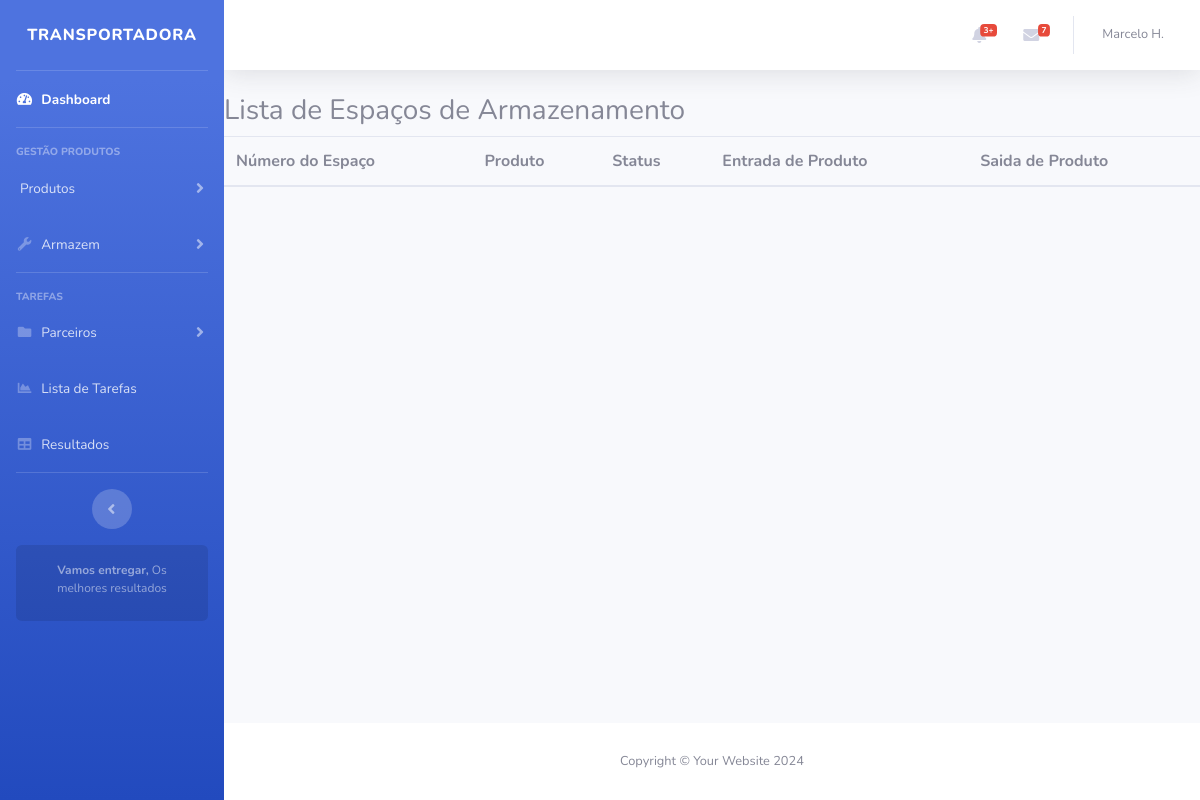
Before: /armazenamento/espaco with the older database file.
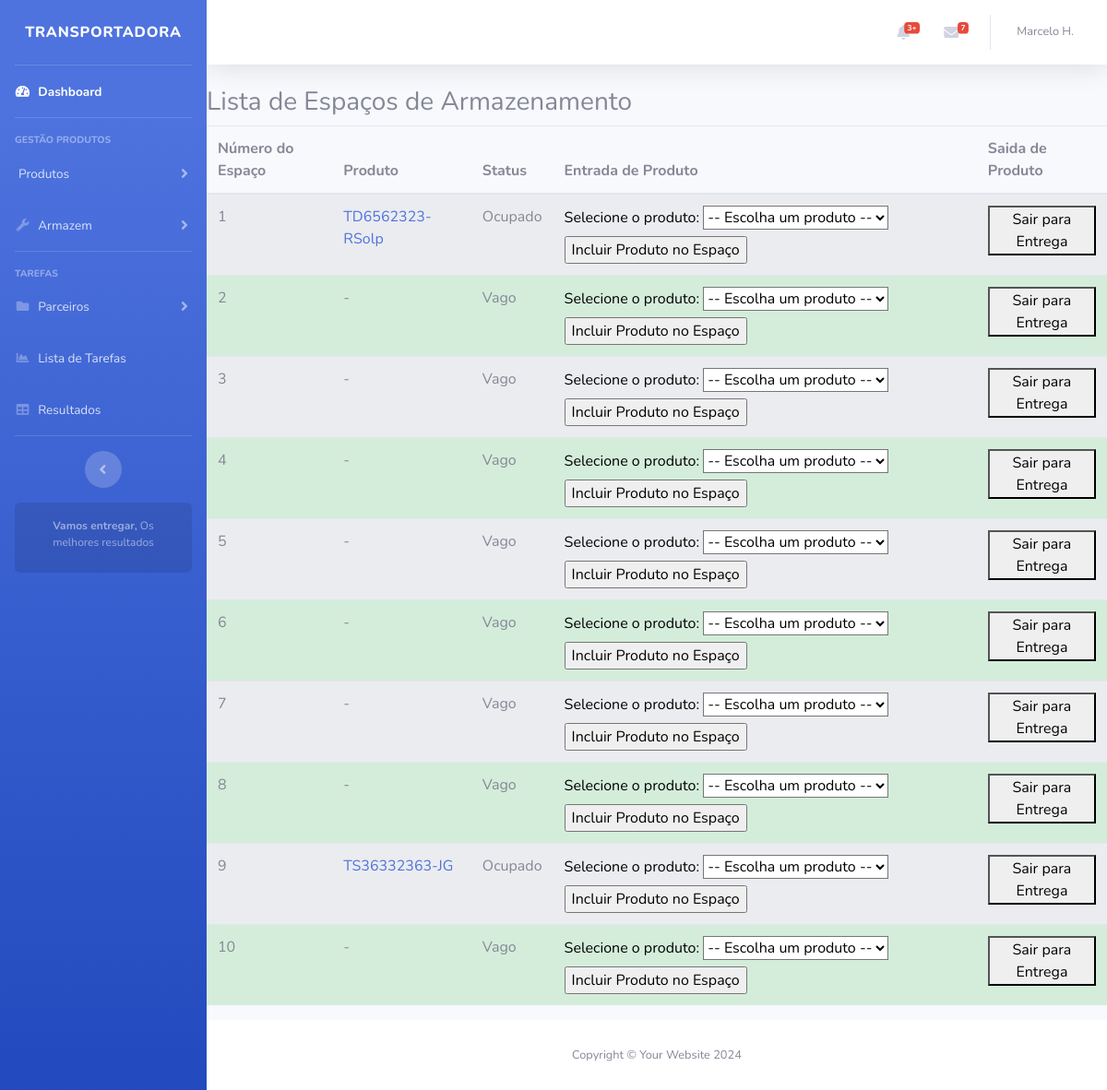
After: the same page with the newer database file.
### armazenamento/models.py (models this page shows, shortened)
class EspacoArmazenamento(models.Model):
    numero = models.PositiveBigIntegerField(unique=True)
    produto = models.ForeignKey(Produto, null=True, blank=True, on_delete=models.SET_NULL)
    vaga = models.BooleanField(default=True)

class Produto(models.Model):
    NF = models.CharField(max_length=100)
    fornecedor = models.CharField(max_length=50, unique=True)
    cidade = models.CharField(max_length=50, unique=False)
    cliente = models.CharField(max_length=50, blank=True, null=True)
    quantidade_total = models.PositiveIntegerField(default=0)
    data_criacao = models.DateTimeField(auto_now_add=True)
    def __str__(self):
        return self.NF

### armazenamento/views.py (the view, shortened to what this page needs)
# urls.py: path('armazenamento/espaco', lista_espacos, name='espaçoarmazenamento'),
def lista_espacos(request):
    espacos = EspacoArmazenamento.objects.all()
    produtos = Produto.objects.all()
    return render(request, 'armazenamento_espaco.html', {'espacos': espacos, 'produtos': produtos})

### armazenamento/templates/armazenamento_espaco.html (shortened to what this page needs)
{% extends 'base.html' %}
{% block material %}
<h3>Lista de Espaços de Armazenamento</h3>
<table class="table table-striped">
    <thead>
        <tr>
            <th scope="col">Número do Espaço</th>
            <th scope="col">Produto</th>
            <th scope="col">Status</th>
            <th scope="col">Entrada  de Produto</th>
            <th scope="col">Saida de Produto</th>
        </tr>
    </thead>
    <tbody>
        {% for espaco in espacos %}
        <tr class="{% if espaco.produto %}ocupado{% else %}vago{% endif %}">
            <td>{{ espaco.numero }}</td>
            <td>
                {% if espaco.produto %}
                <a href="#">{{ espaco.produto }}</a>
                {% else %}
                    -
                {% endif %}
            </td>
            <td>
                {% if espaco.produto %}
                    Ocupado
                {% else %}
                    Vago
                {% endif %}
            </td>
            <td>
                <form action="{% url 'espaçoarmazenamento' %}" method="post" id="lista-espacos-form">
                    <label for="produto">Selecione o produto:</label>
                    <select name="produto_id" id="produto" required>
                        <option value="">-- Escolha um produto --</option>
                    </select>
                    <input type="submit" value="Incluir Produto no Espaço">
                </form>
            </td>
            <td>
                <form method="POST" action="{% url 'saida_para_entrega' espaco.id %}">
                    <button type="submit">Sair para Entrega</button>
                </form>
            </td>
        </tr>
        {% endfor %}
    </tbody>
</table>
{% endblock %}

Changed rows visible on the page:
added EspacoArmazenamento: numero "1", produto "TD6562323-RSolp", shows "Ocupado"
added EspacoArmazenamento: numero "2", shows "Vago"
added EspacoArmazenamento: numero "3", shows "Vago"
added EspacoArmazenamento: numero "4", shows "Vago"
added EspacoArmazenamento: numero "5", shows "Vago"
added EspacoArmazenamento: numero "6", shows "Vago"
added EspacoArmazenamento: numero "7", shows "Vago"
added EspacoArmazenamento: numero "8", shows "Vago"
added EspacoArmazenamento: numero "9", produto "TS36332363-JG", shows "Ocupado"
added EspacoArmazenamento: numero "10", shows "Vago"
